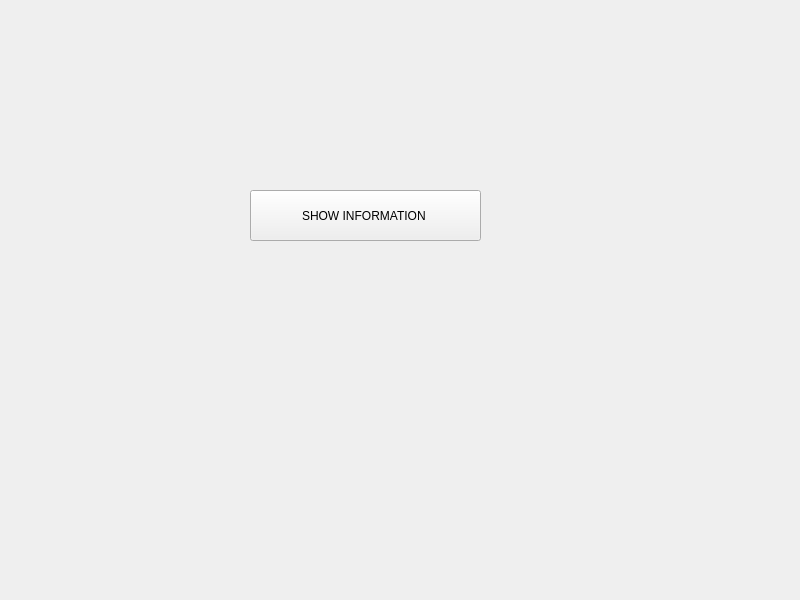
<?xml version="1.0" encoding="UTF-8"?>
<ui version="4.0">
 <class>Widget</class>
 <widget class="QWidget" name="Widget">
  <property name="geometry">
   <rect>
    <x>0</x>
    <y>0</y>
    <width>800</width>
    <height>600</height>
   </rect>
  </property>
  <property name="windowTitle">
   <string>Widget</string>
  </property>
  <widget class="QPushButton" name="showInfoButton">
   <property name="geometry">
    <rect>
     <x>250</x>
     <y>190</y>
     <width>231</width>
     <height>51</height>
    </rect>
   </property>
   <property name="text">
    <string>SHOW INFORMATION </string>
   </property>
  </widget>
 </widget>
 <resources/>
 <connections/>
</ui>
